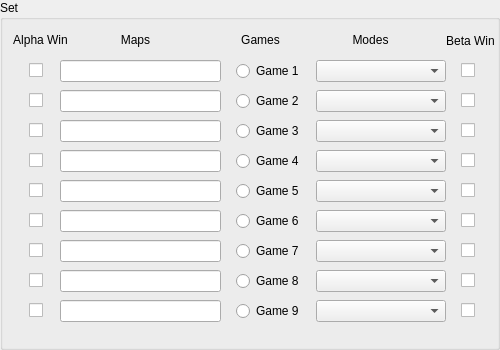
     <widget class="QGroupBox" name="SetGroupBox">
      <property name="sizePolicy">
       <sizepolicy hsizetype="Fixed" vsizetype="Fixed">
        <horstretch>0</horstretch>
        <verstretch>0</verstretch>
       </sizepolicy>
      </property>
      <property name="minimumSize">
       <size>
        <width>500</width>
        <height>350</height>
       </size>
      </property>
      <property name="maximumSize">
       <size>
        <width>500</width>
        <height>350</height>
       </size>
      </property>
      <property name="title">
       <string>Set</string>
      </property>
      <widget class="QLabel" name="AlphaWinLabel">
       <property name="geometry">
        <rect>
         <x>10</x>
         <y>30</y>
         <width>61</width>
         <height>20</height>
        </rect>
       </property>
       <property name="text">
        <string>Alpha Win</string>
       </property>
       <property name="alignment">
        <set>Qt::AlignCenter</set>
       </property>
      </widget>
      <widget class="QLabel" name="BetaWinLabel">
       <property name="geometry">
        <rect>
         <x>440</x>
         <y>30</y>
         <width>61</width>
         <height>21</height>
        </rect>
       </property>
       <property name="text">
        <string>Beta Win</string>
       </property>
       <property name="alignment">
        <set>Qt::AlignCenter</set>
       </property>
      </widget>
      <widget class="QLabel" name="GamesLabel">
       <property name="geometry">
        <rect>
         <x>220</x>
         <y>30</y>
         <width>81</width>
         <height>20</height>
        </rect>
       </property>
       <property name="text">
        <string>Games</string>
       </property>
       <property name="alignment">
        <set>Qt::AlignCenter</set>
       </property>
      </widget>
      <widget class="QLabel" name="ModesLabel">
       <property name="geometry">
        <rect>
         <x>320</x>
         <y>30</y>
         <width>101</width>
         <height>20</height>
        </rect>
       </property>
       <property name="text">
        <string>Modes</string>
       </property>
       <property name="alignment">
        <set>Qt::AlignCenter</set>
       </property>
      </widget>
      <widget class="QLabel" name="MapsLabel">
       <property name="geometry">
        <rect>
         <x>70</x>
         <y>30</y>
         <width>131</width>
         <height>20</height>
        </rect>
       </property>
       <property name="text">
        <string>Maps</string>
       </property>
       <property name="alignment">
        <set>Qt::AlignCenter</set>
       </property>
      </widget>
      <widget class="QWidget" name="layoutWidget">
       <property name="geometry">
        <rect>
         <x>20</x>
         <y>60</y>
         <width>471</width>
         <height>22</height>
        </rect>
       </property>
       <layout class="QHBoxLayout" name="horizontalLayout_16">
        <item>
         <widget class="QCheckBox" name="AlphaWinGame1">
          <property name="maximumSize">
           <size>
            <width>16</width>
            <height>16777215</height>
           </size>
          </property>
          <property name="focusPolicy">
           <enum>Qt::ClickFocus</enum>
          </property>
          <property name="text">
           <string/>
          </property>
         </widget>
        </item>
        <item>
         <widget class="QLineEdit" name="MapComboGame1">
          <property name="minimumSize">
           <size>
            <width>150</width>
            <height>0</height>
           </size>
          </property>
          <property name="maximumSize">
           <size>
            <width>161</width>
            <height>16777215</height>
           </size>
          </property>
          <property name="focusPolicy">
           <enum>Qt::StrongFocus</enum>
          </property>
         </widget>
        </item>
        <item>
         <widget class="QRadioButton" name="RadioGame1">
          <property name="maximumSize">
           <size>
            <width>65</width>
            <height>16777215</height>
           </size>
          </property>
          <property name="text">
           <string>Game 1</string>
          </property>
          <attribute name="buttonGroup">
           <string notr="true">buttonGroup</string>
          </attribute>
         </widget>
        </item>
        <item>
         <widget class="QComboBox" name="ModeComboGame1">
          <property name="minimumSize">
           <size>
            <width>130</width>
            <height>20</height>
           </size>
          </property>
          <property name="maximumSize">
           <size>
            <width>110</width>
            <height>16777215</height>
           </size>
          </property>
         </widget>
        </item>
        <item>
         <widget class="QCheckBox" name="BetaWinGame1">
          <property name="maximumSize">
           <size>
            <width>16</width>
            <height>16777215</height>
           </size>
          </property>
          <property name="focusPolicy">
           <enum>Qt::ClickFocus</enum>
          </property>
          <property name="text">
           <string/>
          </property>
         </widget>
        </item>
       </layout>
      </widget>
      <widget class="QWidget" name="layoutWidget_3">
       <property name="geometry">
        <rect>
         <x>20</x>
         <y>90</y>
         <width>471</width>
         <height>22</height>
        </rect>
       </property>
       <layout class="QHBoxLayout" name="horizontalLayout_17">
        <item>
         <widget class="QCheckBox" name="AlphaWinGame2">
          <property name="maximumSize">
           <size>
            <width>16</width>
            <height>16777215</height>
           </size>
          </property>
          <property name="focusPolicy">
           <enum>Qt::ClickFocus</enum>
          </property>
          <property name="text">
           <string/>
          </property>
         </widget>
        </item>
        <item>
         <widget class="QLineEdit" name="MapComboGame2">
          <property name="minimumSize">
           <size>
            <width>150</width>
            <height>0</height>
           </size>
          </property>
          <property name="maximumSize">
           <size>
            <width>161</width>
            <height>16777215</height>
           </size>
          </property>
         </widget>
        </item>
        <item>
         <widget class="QRadioButton" name="RadioGame2">
          <property name="maximumSize">
           <size>
            <width>65</width>
            <height>16777215</height>
           </size>
          </property>
          <property name="text">
           <string>Game 2</string>
          </property>
          <attribute name="buttonGroup">
           <string notr="true">buttonGroup</string>
          </attribute>
         </widget>
        </item>
        <item>
         <widget class="QComboBox" name="ModeComboGame2">
          <property name="minimumSize">
           <size>
            <width>130</width>
            <height>20</height>
           </size>
          </property>
          <property name="maximumSize">
           <size>
            <width>110</width>
            <height>16777215</height>
           </size>
          </property>
         </widget>
        </item>
        <item>
         <widget class="QCheckBox" name="BetaWinGame2">
          <property name="maximumSize">
           <size>
            <width>16</width>
            <height>16777215</height>
           </size>
          </property>
          <property name="focusPolicy">
           <enum>Qt::ClickFocus</enum>
          </property>
          <property name="text">
           <string/>
          </property>
         </widget>
        </item>
       </layout>
      </widget>
      <widget class="QWidget" name="layoutWidget_4">
       <property name="geometry">
        <rect>
         <x>20</x>
         <y>120</y>
         <width>471</width>
         <height>22</height>
        </rect>
       </property>
       <layout class="QHBoxLayout" name="horizontalLayout_18">
        <item>
         <widget class="QCheckBox" name="AlphaWinGame3">
          <property name="maximumSize">
           <size>
            <width>16</width>
            <height>16777215</height>
           </size>
          </property>
          <property name="focusPolicy">
           <enum>Qt::ClickFocus</enum>
          </property>
          <property name="text">
           <string/>
          </property>
         </widget>
        </item>
        <item>
         <widget class="QLineEdit" name="MapComboGame3">
          <property name="minimumSize">
           <size>
            <width>150</width>
            <height>0</height>
           </size>
          </property>
          <property name="maximumSize">
           <size>
            <width>161</width>
            <height>16777215</height>
           </size>
          </property>
         </widget>
        </item>
        <item>
         <widget class="QRadioButton" name="RadioGame3">
          <property name="maximumSize">
           <size>
            <width>65</width>
            <height>16777215</height>
           </size>
          </property>
          <property name="text">
           <string>Game 3</string>
          </property>
          <attribute name="buttonGroup">
           <string notr="true">buttonGroup</string>
          </attribute>
         </widget>
        </item>
        <item>
         <widget class="QComboBox" name="ModeComboGame3">
          <property name="minimumSize">
           <size>
            <width>130</width>
            <height>20</height>
           </size>
          </property>
          <property name="maximumSize">
           <size>
            <width>110</width>
            <height>16777215</height>
           </size>
          </property>
         </widget>
        </item>
        <item>
         <widget class="QCheckBox" name="BetaWinGame3">
          <property name="maximumSize">
           <size>
            <width>16</width>
            <height>16777215</height>
           </size>
          </property>
          <property name="focusPolicy">
           <enum>Qt::ClickFocus</enum>
          </property>
          <property name="text">
           <string/>
          </property>
         </widget>
        </item>
       </layout>
      </widget>
      <widget class="QWidget" name="layoutWidget_5">
       <property name="geometry">
        <rect>
         <x>20</x>
         <y>150</y>
         <width>471</width>
         <height>22</height>
        </rect>
       </property>
       <layout class="QHBoxLayout" name="horizontalLayout_19">
        <item>
         <widget class="QCheckBox" name="AlphaWinGame4">
          <property name="maximumSize">
           <size>
            <width>16</width>
            <height>16777215</height>
           </size>
          </property>
          <property name="focusPolicy">
           <enum>Qt::ClickFocus</enum>
          </property>
          <property name="text">
           <string/>
          </property>
         </widget>
        </item>
        <item>
         <widget class="QLineEdit" name="MapComboGame4">
          <property name="minimumSize">
           <size>
            <width>150</width>
            <height>0</height>
           </size>
          </property>
          <property name="maximumSize">
           <size>
            <width>161</width>
            <height>16777215</height>
           </size>
          </property>
         </widget>
        </item>
        <item>
         <widget class="QRadioButton" name="RadioGame4">
          <property name="maximumSize">
           <size>
            <width>65</width>
            <height>16777215</height>
           </size>
          </property>
          <property name="text">
           <string>Game 4</string>
          </property>
          <attribute name="buttonGroup">
           <string notr="true">buttonGroup</string>
          </attribute>
         </widget>
        </item>
        <item>
         <widget class="QComboBox" name="ModeComboGame4">
          <property name="minimumSize">
           <size>
            <width>130</width>
            <height>20</height>
           </size>
          </property>
          <property name="maximumSize">
           <size>
            <width>110</width>
            <height>16777215</height>
           </size>
          </property>
         </widget>
        </item>
        <item>
         <widget class="QCheckBox" name="BetaWinGame4">
          <property name="maximumSize">
           <size>
            <width>16</width>
            <height>16777215</height>
           </size>
          </property>
          <property name="focusPolicy">
           <enum>Qt::ClickFocus</enum>
          </property>
          <property name="text">
           <string/>
          </property>
         </widget>
        </item>
       </layout>
      </widget>
      <widget class="QWidget" name="layoutWidget_6">
       <property name="geometry">
        <rect>
         <x>20</x>
         <y>180</y>
         <width>471</width>
         <height>22</height>
        </rect>
       </property>
       <layout class="QHBoxLayout" name="horizontalLayout_20">
        <item>
         <widget class="QCheckBox" name="AlphaWinGame5">
          <property name="maximumSize">
           <size>
            <width>16</width>
            <height>16777215</height>
           </size>
          </property>
          <property name="focusPolicy">
           <enum>Qt::ClickFocus</enum>
          </property>
          <property name="text">
           <string/>
          </property>
         </widget>
        </item>
        <item>
         <widget class="QLineEdit" name="MapComboGame5">
          <property name="minimumSize">
           <size>
            <width>150</width>
            <height>0</height>
           </size>
          </property>
          <property name="maximumSize">
           <size>
            <width>161</width>
            <height>16777215</height>
           </size>
          </property>
         </widget>
        </item>
        <item>
         <widget class="QRadioButton" name="RadioGame5">
          <property name="maximumSize">
           <size>
            <width>65</width>
            <height>16777215</height>
           </size>
          </property>
          <property name="text">
           <string>Game 5</string>
          </property>
          <attribute name="buttonGroup">
           <string notr="true">buttonGroup</string>
          </attribute>
         </widget>
        </item>
        <item>
         <widget class="QComboBox" name="ModeComboGame5">
          <property name="minimumSize">
           <size>
            <width>130</width>
            <height>20</height>
           </size>
          </property>
          <property name="maximumSize">
           <size>
            <width>110</width>
            <height>16777215</height>
           </size>
          </property>
         </widget>
        </item>
        <item>
         <widget class="QCheckBox" name="BetaWinGame5">
          <property name="maximumSize">
           <size>
            <width>16</width>
            <height>16777215</height>
           </size>
          </property>
          <property name="focusPolicy">
           <enum>Qt::ClickFocus</enum>
          </property>
          <property name="text">
           <string/>
          </property>
         </widget>
        </item>
       </layout>
      </widget>
      <widget class="QWidget" name="layoutWidget_7">
       <property name="geometry">
        <rect>
         <x>20</x>
         <y>210</y>
         <width>471</width>
         <height>22</height>
        </rect>
       </property>
       <layout class="QHBoxLayout" name="horizontalLayout_21">
        <item>
         <widget class="QCheckBox" name="AlphaWinGame6">
          <property name="maximumSize">
           <size>
            <width>16</width>
            <height>16777215</height>
           </size>
          </property>
          <property name="focusPolicy">
           <enum>Qt::ClickFocus</enum>
          </property>
          <property name="text">
           <string/>
          </property>
         </widget>
        </item>
        <item>
         <widget class="QLineEdit" name="MapComboGame6">
          <property name="minimumSize">
           <size>
            <width>150</width>
            <height>0</height>
           </size>
          </property>
          <property name="maximumSize">
           <size>
            <width>161</width>
            <height>16777215</height>
           </size>
          </property>
         </widget>
        </item>
        <item>
         <widget class="QRadioButton" name="RadioGame6">
          <property name="maximumSize">
           <size>
            <width>65</width>
            <height>16777215</height>
           </size>
          </property>
          <property name="text">
           <string>Game 6</string>
          </property>
          <attribute name="buttonGroup">
           <string notr="true">buttonGroup</string>
          </attribute>
         </widget>
        </item>
        <item>
         <widget class="QComboBox" name="ModeComboGame6">
          <property name="minimumSize">
           <size>
            <width>130</width>
            <height>20</height>
           </size>
          </property>
          <property name="maximumSize">
           <size>
            <width>110</width>
            <height>16777215</height>
           </size>
          </property>
         </widget>
        </item>
        <item>
         <widget class="QCheckBox" name="BetaWinGame6">
          <property name="maximumSize">
           <size>
            <width>16</width>
            <height>16777215</height>
           </size>
          </property>
          <property name="focusPolicy">
           <enum>Qt::ClickFocus</enum>
          </property>
          <property name="text">
           <string/>
          </property>
         </widget>
        </item>
       </layout>
      </widget>
      <widget class="QWidget" name="layoutWidget_8">
       <property name="geometry">
        <rect>
         <x>20</x>
         <y>240</y>
         <width>471</width>
         <height>22</height>
        </rect>
       </property>
       <layout class="QHBoxLayout" name="horizontalLayout_22">
        <item>
         <widget class="QCheckBox" name="AlphaWinGame7">
          <property name="maximumSize">
           <size>
            <width>16</width>
            <height>16777215</height>
           </size>
          </property>
          <property name="focusPolicy">
           <enum>Qt::ClickFocus</enum>
          </property>
          <property name="text">
           <string/>
          </property>
         </widget>
        </item>
        <item>
         <widget class="QLineEdit" name="MapComboGame7">
          <property name="minimumSize">
           <size>
            <width>150</width>
            <height>0</height>
           </size>
          </property>
          <property name="maximumSize">
           <size>
            <width>161</width>
            <height>16777215</height>
           </size>
          </property>
         </widget>
        </item>
        <item>
         <widget class="QRadioButton" name="RadioGame7">
          <property name="maximumSize">
           <size>
            <width>65</width>
            <height>16777215</height>
           </size>
          </property>
          <property name="text">
           <string>Game 7</string>
          </property>
          <attribute name="buttonGroup">
           <string notr="true">buttonGroup</string>
          </attribute>
         </widget>
        </item>
        <item>
         <widget class="QComboBox" name="ModeComboGame7">
          <property name="minimumSize">
           <size>
            <width>130</width>
            <height>20</height>
           </size>
          </property>
          <property name="maximumSize">
           <size>
            <width>110</width>
            <height>16777215</height>
           </size>
          </property>
         </widget>
        </item>
        <item>
         <widget class="QCheckBox" name="BetaWinGame7">
          <property name="maximumSize">
           <size>
            <width>16</width>
            <height>16777215</height>
           </size>
          </property>
          <property name="focusPolicy">
           <enum>Qt::ClickFocus</enum>
          </property>
          <property name="text">
           <string/>
          </property>
         </widget>
        </item>
       </layout>
      </widget>
      <widget class="QWidget" name="layoutWidget_9">
       <property name="geometry">
        <rect>
         <x>20</x>
         <y>270</y>
         <width>471</width>
         <height>22</height>
        </rect>
       </property>
       <layout class="QHBoxLayout" name="horizontalLayout_23">
        <item>
         <widget class="QCheckBox" name="AlphaWinGame8">
          <property name="maximumSize">
           <size>
            <width>16</width>
            <height>16777215</height>
           </size>
          </property>
          <property name="focusPolicy">
           <enum>Qt::ClickFocus</enum>
          </property>
          <property name="text">
           <string/>
          </property>
         </widget>
        </item>
        <item>
         <widget class="QLineEdit" name="MapComboGame8">
          <property name="minimumSize">
           <size>
            <width>150</width>
            <height>0</height>
           </size>
          </property>
          <property name="maximumSize">
           <size>
            <width>161</width>
            <height>16777215</height>
           </size>
          </property>
         </widget>
        </item>
        <item>
         <widget class="QRadioButton" name="RadioGame8">
          <property name="maximumSize">
           <size>
            <width>65</width>
            <height>16777215</height>
           </size>
          </property>
          <property name="text">
           <string>Game 8</string>
          </property>
          <attribute name="buttonGroup">
           <string notr="true">buttonGroup</string>
          </attribute>
         </widget>
        </item>
        <item>
         <widget class="QComboBox" name="ModeComboGame8">
          <property name="minimumSize">
           <size>
            <width>130</width>
            <height>20</height>
           </size>
          </property>
          <property name="maximumSize">
           <size>
            <width>110</width>
            <height>16777215</height>
           </size>
          </property>
         </widget>
        </item>
        <item>
         <widget class="QCheckBox" name="BetaWinGame8">
          <property name="maximumSize">
           <size>
            <width>16</width>
            <height>16777215</height>
           </size>
          </property>
          <property name="focusPolicy">
           <enum>Qt::ClickFocus</enum>
          </property>
          <property name="text">
           <string/>
          </property>
         </widget>
        </item>
       </layout>
      </widget>
      <widget class="QWidget" name="layoutWidget_10">
       <property name="geometry">
        <rect>
         <x>20</x>
         <y>300</y>
         <width>471</width>
         <height>22</height>
        </rect>
       </property>
       <layout class="QHBoxLayout" name="horizontalLayout_24">
        <item>
         <widget class="QCheckBox" name="AlphaWinGame9">
          <property name="maximumSize">
           <size>
            <width>16</width>
            <height>16777215</height>
           </size>
          </property>
          <property name="focusPolicy">
           <enum>Qt::ClickFocus</enum>
          </property>
          <property name="text">
           <string/>
          </property>
         </widget>
        </item>
        <item>
         <widget class="QLineEdit" name="MapComboGame9">
          <property name="minimumSize">
           <size>
            <width>150</width>
            <height>0</height>
           </size>
          </property>
          <property name="maximumSize">
           <size>
            <width>161</width>
            <height>16777215</height>
           </size>
          </property>
         </widget>
        </item>
        <item>
         <widget class="QRadioButton" name="RadioGame9">
          <property name="maximumSize">
           <size>
            <width>65</width>
            <height>16777215</height>
           </size>
          </property>
          <property name="text">
           <string>Game 9</string>
          </property>
          <attribute name="buttonGroup">
           <string notr="true">buttonGroup</string>
          </attribute>
         </widget>
        </item>
        <item>
         <widget class="QComboBox" name="ModeComboGame9">
          <property name="minimumSize">
           <size>
            <width>130</width>
            <height>20</height>
           </size>
          </property>
          <property name="maximumSize">
           <size>
            <width>110</width>
            <height>16777215</height>
           </size>
          </property>
         </widget>
        </item>
        <item>
         <widget class="QCheckBox" name="BetaWinGame9">
          <property name="maximumSize">
           <size>
            <width>16</width>
            <height>16777215</height>
           </size>
          </property>
          <property name="focusPolicy">
           <enum>Qt::ClickFocus</enum>
          </property>
          <property name="text">
           <string/>
          </property>
         </widget>
        </item>
       </layout>
      </widget>
     </widget>
